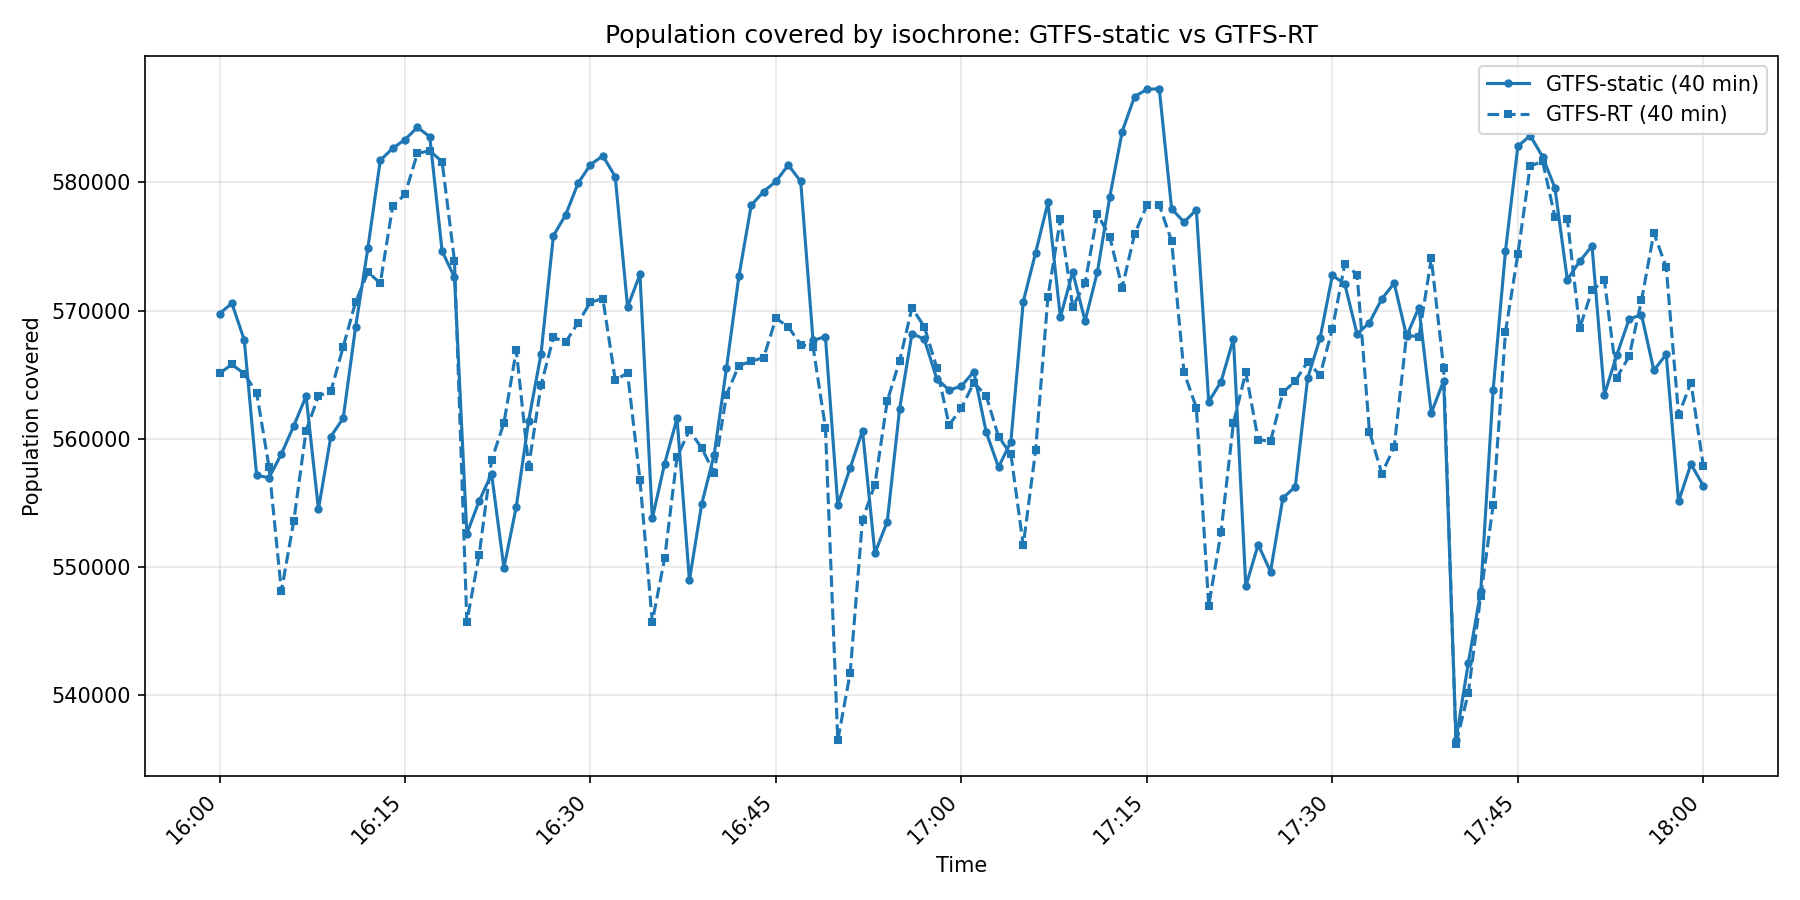

Python code for this plot:
"""population_by_isochrone_time_compare.py — GTFS-static vs GTFS-RT isochrone
population comparison.

Standalone ANALYSIS tooling. NOT part of the easy-OTP plugin and not imported
by it. Ad-hoc script that answers: "how many people are within the isochrone
at each time step, and does that change once the same analysis is re-run with
a live GTFS-RT feed instead of the static schedule?"

Based on population_by_isochrone_time.py (single-source version, kept as-is
in this folder). This version runs the same area-weighted population overlay
twice — once per isochrone layer — and plots both curves on one chart so the
static and RT results can be compared directly.

Run inside the QGIS Python Console (Plugins -> Python Console -> "Show
Editor", paste, Run) or as a one-off Processing "Script" — it needs the
qgis.core / qgis.PyQt modules bundled with QGIS, plus matplotlib (already
shipped with the QGIS Python distribution; no pip install needed).

Input layers (must already be loaded in the current QGIS project):
  - ISOCHRONE_LAYER_STATIC_NAME / ISOCHRONE_LAYER_RT_NAME: two outputs of
    GenerateIsochronesOverTime for the SAME origin/mode/cutoffs/time window —
    one built against the static GTFS graph, one against a graph whose
    router-config.json has the GTFS-RT stop-time-updater wired in. Both share
    the same field schema: time (QDateTime), cutoff_min (int), mode, date,
    direction, area_km2.
  - POPULATION_LAYER_NAME: the raw GUS census-tract polygon layer (same one
    used as input to "Prepare student layer" / R1a) — one numeric population
    field per tract, in a PROJECTED metric CRS (e.g. EPSG:2180).

What it does:
  1. Builds the population density index (tract population / tract area)
     ONCE, shared between both isochrone layers.
  2. For each isochrone layer, area-weighted-interpolates population from
     every intersecting census tract (same method as the plugin's
     PopulationOverlay algorithm), writing the result into OUTPUT_FIELD on
     that layer in place.
  3. Plots population_covered vs. time for both layers on one chart: static
     as solid lines, RT as dashed lines, matching colour per cutoff_min, so
     the two curves overlap and can be compared directly.
  4. X-axis is rendered as HH:MM regardless of the underlying QGIS field type
     (QDateTime/QTime/str) — times are converted to minutes-since-midnight
     internally and formatted back to HH:MM for the tick labels.

Edit the CONFIG block below to match your project's actual layer/field
names, then run.
"""
from __future__ import annotations

import datetime as dt

from qgis.core import (
    NULL,
    QgsCoordinateTransform,
    QgsField,
    QgsGeometry,
    QgsProject,
    QgsSpatialIndex,
    QgsWkbTypes,
)
from qgis.PyQt.QtCore import QCoreApplication, QDateTime, QTime, QVariant

# ------------------------------- CONFIG -------------------------------
# Fill in the values marked TODO — layer names as shown in the Layers panel.
# TIME_FIELD / CUTOFF_FIELD below match GenerateIsochronesOverTime's output
# schema and should not need changing unless you renamed fields by hand.

ISOCHRONE_LAYER_STATIC_NAME = "isochrones-static"  # GenerateIsochronesOverTime run against static GTFS graph
ISOCHRONE_LAYER_RT_NAME = "isochrones-rt"          # GenerateIsochronesOverTime run against graph with GTFS-RT updater

POPULATION_LAYER_NAME = "pop"        # census-tract polygon layer, projected CRS
POPULATION_FIELD = "pop-all"         # numeric population field on POPULATION_LAYER_NAME

TIME_FIELD = "time"           # per-row time field on both isochrone layers
CUTOFF_FIELD = "cutoff_min"   # per-row cutoff field (set to None if only one cutoff / not present)
OUTPUT_FIELD = "population_covered"  # written onto BOTH isochrone layers

OUTPUT_PNG_PATH = r"C:\Users\Michal\Desktop\easy-OTP\tools\analysis\population_by_isochrone_time_compare.png"

# ------------------------------------------------------------------------


def _time_to_minutes(value) -> float:
    """Convert whatever QGIS/PyQt hands back for TIME_FIELD into minutes-since-midnight.

    Handles QDateTime and QTime (what PyQGIS actually returns for
    DateTime/Time attribute values — this is what the old script's string
    formatting choked on, printing the raw QDateTime/QTime repr instead of
    HH:MM), plus plain python datetime/time/str as a fallback. Raises rather
    than silently falling back to str(), so a genuinely unrecognised field
    type fails loudly instead of producing a garbled chart axis.
    """
    if isinstance(value, QDateTime):
        t = value.time()
        return t.hour() * 60 + t.minute() + t.second() / 60.0
    if isinstance(value, QTime):
        return value.hour() * 60 + value.minute() + value.second() / 60.0
    if isinstance(value, dt.datetime):
        return value.hour * 60 + value.minute + value.second / 60.0
    if isinstance(value, dt.time):
        return value.hour * 60 + value.minute + value.second / 60.0
    if isinstance(value, str):
        for fmt in ("%H:%M:%S", "%H:%M", "%Y-%m-%dT%H:%M:%S", "%Y-%m-%d %H:%M:%S"):
            try:
                parsed = dt.datetime.strptime(value, fmt)
                return parsed.hour * 60 + parsed.minute + parsed.second / 60.0
            except ValueError:
                continue
    raise ValueError(
        f"Cannot interpret TIME_FIELD value {value!r} (type {type(value).__name__}) "
        "as a time. Check that TIME_FIELD points to the right field on both layers."
    )


def _minutes_to_hhmm(minutes: float) -> str:
    total = int(round(minutes)) % (24 * 60)
    return f"{total // 60:02d}:{total % 60:02d}"


def _build_population_index(pop_layer, pop_field: str):
    """Precompute population density (persons / m^2) per census tract.

    Geometries and densities are cached in memory so the per-isochrone loop
    below never re-queries the population layer's data provider — repeated
    per-feature disk/DB round-trips were the actual cause of QGIS appearing
    to hang in the original single-layer script.
    """
    geom_by_fid = {}
    density_by_fid = {}
    for feat in pop_layer.getFeatures():
        geom = feat.geometry()
        if not geom.isGeosValid():
            geom = geom.makeValid()
        area = geom.area()
        value = feat[pop_field]
        if area <= 0 or value is None or value == NULL:
            continue
        geom_by_fid[feat.id()] = geom
        density_by_fid[feat.id()] = float(value) / area

    index = QgsSpatialIndex()
    for fid, geom in geom_by_fid.items():
        index.addFeature(fid, geom.boundingBox())
    return geom_by_fid, density_by_fid, index


def _validate_isochrone_layer(iso_layer, layer_name: str) -> None:
    if iso_layer.fields().indexFromName(TIME_FIELD) < 0:
        raise RuntimeError(f"Layer '{layer_name}' has no field '{TIME_FIELD}'.")
    if CUTOFF_FIELD and iso_layer.fields().indexFromName(CUTOFF_FIELD) < 0:
        raise RuntimeError(
            f"Layer '{layer_name}' has no field '{CUTOFF_FIELD}'. "
            "Set CUTOFF_FIELD = None if neither layer has more than one cutoff."
        )


def _compute_coverage(
    iso_layer,
    layer_name: str,
    pop_layer,
    geom_by_fid,
    density_by_fid,
    index,
    project,
):
    """Area-weighted population overlay for one isochrone layer. Writes
    OUTPUT_FIELD in place and returns [(time_value, cutoff_value, population_covered), ...].
    """
    transform = None
    if iso_layer.crs() != pop_layer.crs():
        transform = QgsCoordinateTransform(iso_layer.crs(), pop_layer.crs(), project)

    if iso_layer.fields().indexFromName(OUTPUT_FIELD) < 0:
        iso_layer.dataProvider().addAttributes([QgsField(OUTPUT_FIELD, QVariant.Double)])
        iso_layer.updateFields()
    out_idx = iso_layer.fields().indexFromName(OUTPUT_FIELD)

    total = iso_layer.featureCount()
    results = []

    iso_layer.startEditing()
    for i, iso_feat in enumerate(iso_layer.getFeatures(), start=1):
        iso_geom = QgsGeometry(iso_feat.geometry())
        if transform is not None:
            iso_geom.transform(transform)
        if not iso_geom.isGeosValid():
            iso_geom = iso_geom.makeValid()

        covered_pop = 0.0
        for fid in index.intersects(iso_geom.boundingBox()):
            pop_geom = geom_by_fid[fid]
            if not pop_geom.intersects(iso_geom):
                continue
            piece = pop_geom.intersection(iso_geom)
            if piece.isEmpty():
                continue
            covered_pop += piece.area() * density_by_fid[fid]

        covered_pop = round(covered_pop, 2)
        iso_layer.changeAttributeValue(iso_feat.id(), out_idx, covered_pop)

        time_value = iso_feat[TIME_FIELD]
        cutoff_value = iso_feat[CUTOFF_FIELD] if CUTOFF_FIELD else None
        results.append((time_value, cutoff_value, covered_pop))

        if i % 10 == 0 or i == total:
            print(f"[{layer_name}] {i}/{total} isochrones processed...")
            QCoreApplication.processEvents()

    iso_layer.commitChanges()
    print(f"[{layer_name}] Done. Field '{OUTPUT_FIELD}' written.")
    return results


def main():
    project = QgsProject.instance()

    static_layers = project.mapLayersByName(ISOCHRONE_LAYER_STATIC_NAME)
    rt_layers = project.mapLayersByName(ISOCHRONE_LAYER_RT_NAME)
    pop_layers = project.mapLayersByName(POPULATION_LAYER_NAME)
    if not static_layers:
        raise RuntimeError(f"Layer '{ISOCHRONE_LAYER_STATIC_NAME}' not found in the current project.")
    if not rt_layers:
        raise RuntimeError(f"Layer '{ISOCHRONE_LAYER_RT_NAME}' not found in the current project.")
    if not pop_layers:
        raise RuntimeError(f"Layer '{POPULATION_LAYER_NAME}' not found in the current project.")
    static_layer = static_layers[0]
    rt_layer = rt_layers[0]
    pop_layer = pop_layers[0]

    _validate_isochrone_layer(static_layer, ISOCHRONE_LAYER_STATIC_NAME)
    _validate_isochrone_layer(rt_layer, ISOCHRONE_LAYER_RT_NAME)
    if pop_layer.fields().indexFromName(POPULATION_FIELD) < 0:
        raise RuntimeError(f"Population layer has no field '{POPULATION_FIELD}'.")
    if pop_layer.geometryType() != QgsWkbTypes.PolygonGeometry:
        raise RuntimeError("Population layer must be polygonal.")
    if pop_layer.crs().isGeographic():
        raise RuntimeError(
            "Population layer must be in a projected CRS with metric units "
            f"(e.g. EPSG:2180, EPSG:3857). Got: {pop_layer.crs().authid()}."
        )

    geom_by_fid, density_by_fid, index = _build_population_index(pop_layer, POPULATION_FIELD)
    print(f"Population index ready: {len(geom_by_fid)} valid tracts out of {pop_layer.featureCount()}.")

    results_static = _compute_coverage(
        static_layer, "static", pop_layer, geom_by_fid, density_by_fid, index, project
    )
    results_rt = _compute_coverage(
        rt_layer, "rt", pop_layer, geom_by_fid, density_by_fid, index, project
    )

    _plot_comparison(results_static, results_rt)


def _plot_comparison(results_static, results_rt):
    import matplotlib
    matplotlib.use("Agg")  # headless — QGIS embeds its own Qt event loop
    import matplotlib.pyplot as plt
    import matplotlib.ticker as mticker

    def _to_series(results):
        by_cutoff = {}
        for time_value, cutoff_value, pop in results:
            minutes = _time_to_minutes(time_value)
            by_cutoff.setdefault(cutoff_value, []).append((minutes, pop))
        for pts in by_cutoff.values():
            pts.sort(key=lambda p: p[0])
        return by_cutoff

    static_series = _to_series(results_static)
    rt_series = _to_series(results_rt)

    cutoffs = sorted(
        {*static_series.keys(), *rt_series.keys()},
        key=lambda c: (c is None, c),
    )
    color_cycle = plt.rcParams["axes.prop_cycle"].by_key()["color"]

    fig, ax = plt.subplots(figsize=(12, 6))
    for i, cutoff_value in enumerate(cutoffs):
        color = color_cycle[i % len(color_cycle)]
        cutoff_label = f" ({cutoff_value} min)" if cutoff_value is not None else ""

        if cutoff_value in static_series:
            xs, ys = zip(*static_series[cutoff_value])
            ax.plot(
                xs, ys, color=color, linestyle="-", marker="o", markersize=3,
                label=f"GTFS-static{cutoff_label}",
            )
        if cutoff_value in rt_series:
            xs, ys = zip(*rt_series[cutoff_value])
            ax.plot(
                xs, ys, color=color, linestyle="--", marker="s", markersize=3,
                label=f"GTFS-RT{cutoff_label}",
            )

    ax.set_xlabel("Time")
    ax.set_ylabel("Population covered")
    ax.set_title("Population covered by isochrone: GTFS-static vs GTFS-RT")
    ax.xaxis.set_major_formatter(mticker.FuncFormatter(lambda x, pos: _minutes_to_hhmm(x)))
    ax.xaxis.set_major_locator(mticker.MultipleLocator(15))  # one tick per 15 minutes
    plt.xticks(rotation=45, ha="right")
    ax.grid(True, alpha=0.3)
    ax.legend()
    fig.tight_layout()
    fig.savefig(OUTPUT_PNG_PATH, dpi=150)
    print(f"Chart saved to {OUTPUT_PNG_PATH}")


main()
